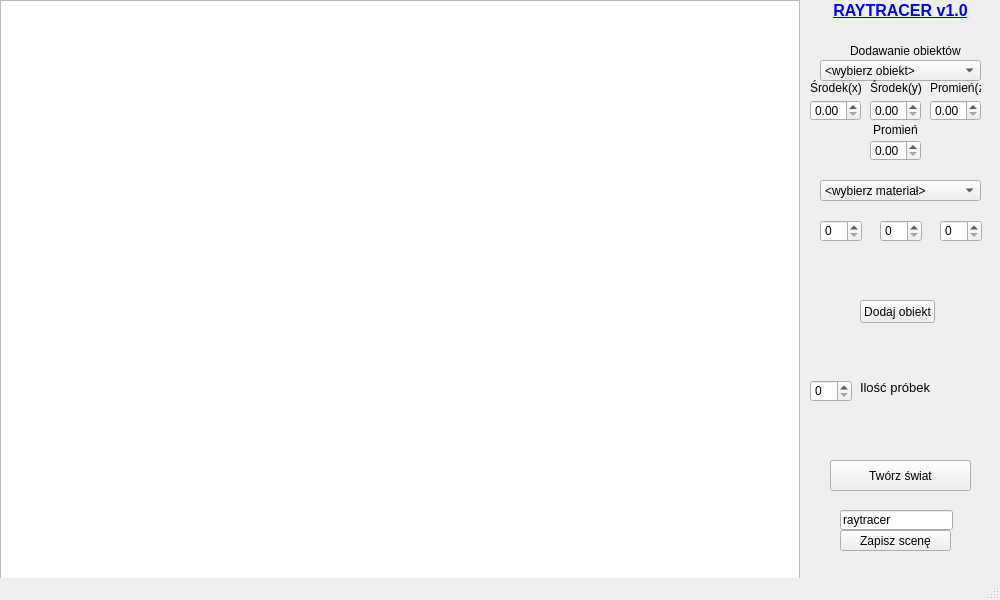
<?xml version="1.0" encoding="UTF-8"?>
<ui version="4.0">
 <class>MainWindow</class>
 <widget class="QMainWindow" name="MainWindow">
  <property name="geometry">
   <rect>
    <x>0</x>
    <y>0</y>
    <width>1000</width>
    <height>600</height>
   </rect>
  </property>
  <property name="windowTitle">
   <string>MainWindow</string>
  </property>
  <widget class="QWidget" name="centralWidget">
   <widget class="QGraphicsView" name="graph1">
    <property name="geometry">
     <rect>
      <x>0</x>
      <y>0</y>
      <width>800</width>
      <height>600</height>
     </rect>
    </property>
   </widget>
   <widget class="QLineEdit" name="save_text">
    <property name="geometry">
     <rect>
      <x>840</x>
      <y>510</y>
      <width>113</width>
      <height>20</height>
     </rect>
    </property>
    <property name="text">
     <string>raytracer</string>
    </property>
   </widget>
   <widget class="QPushButton" name="save_butt">
    <property name="geometry">
     <rect>
      <x>840</x>
      <y>530</y>
      <width>111</width>
      <height>21</height>
     </rect>
    </property>
    <property name="text">
     <string>Zapisz scenę</string>
    </property>
   </widget>
   <widget class="QComboBox" name="objects_list">
    <property name="geometry">
     <rect>
      <x>820</x>
      <y>60</y>
      <width>161</width>
      <height>21</height>
     </rect>
    </property>
    <item>
     <property name="text">
      <string>&lt;wybierz obiekt&gt;</string>
     </property>
    </item>
    <item>
     <property name="text">
      <string>Sfera</string>
     </property>
    </item>
    <item>
     <property name="text">
      <string>Płaszczyzna</string>
     </property>
    </item>
    <item>
     <property name="text">
      <string>Punkt światła</string>
     </property>
    </item>
   </widget>
   <widget class="QLabel" name="label">
    <property name="geometry">
     <rect>
      <x>820</x>
      <y>0</y>
      <width>161</width>
      <height>21</height>
     </rect>
    </property>
    <property name="text">
     <string>&lt;html&gt;&lt;head/&gt;&lt;body&gt;&lt;p align=&quot;center&quot;&gt;&lt;span style=&quot; font-size:12pt; font-weight:600; text-decoration: underline; color:#0000ff;&quot;&gt;RAYTRACER v1.0&lt;/span&gt;&lt;/p&gt;&lt;/body&gt;&lt;/html&gt;</string>
    </property>
   </widget>
   <widget class="QLabel" name="label_2">
    <property name="geometry">
     <rect>
      <x>850</x>
      <y>40</y>
      <width>111</width>
      <height>21</height>
     </rect>
    </property>
    <property name="text">
     <string>Dodawanie obiektów:</string>
    </property>
   </widget>
   <widget class="QDoubleSpinBox" name="sp_x">
    <property name="geometry">
     <rect>
      <x>810</x>
      <y>100</y>
      <width>51</width>
      <height>21</height>
     </rect>
    </property>
   </widget>
   <widget class="QDoubleSpinBox" name="sp_y">
    <property name="geometry">
     <rect>
      <x>870</x>
      <y>100</y>
      <width>51</width>
      <height>21</height>
     </rect>
    </property>
   </widget>
   <widget class="QDoubleSpinBox" name="sp_z">
    <property name="geometry">
     <rect>
      <x>930</x>
      <y>100</y>
      <width>51</width>
      <height>21</height>
     </rect>
    </property>
   </widget>
   <widget class="QDoubleSpinBox" name="sp_rad">
    <property name="geometry">
     <rect>
      <x>870</x>
      <y>140</y>
      <width>51</width>
      <height>21</height>
     </rect>
    </property>
   </widget>
   <widget class="QPushButton" name="create_obj">
    <property name="geometry">
     <rect>
      <x>860</x>
      <y>300</y>
      <width>75</width>
      <height>23</height>
     </rect>
    </property>
    <property name="text">
     <string>Dodaj obiekt</string>
    </property>
   </widget>
   <widget class="QSpinBox" name="sampler">
    <property name="geometry">
     <rect>
      <x>810</x>
      <y>380</y>
      <width>42</width>
      <height>22</height>
     </rect>
    </property>
   </widget>
   <widget class="QLabel" name="label_3">
    <property name="geometry">
     <rect>
      <x>860</x>
      <y>380</y>
      <width>81</width>
      <height>16</height>
     </rect>
    </property>
    <property name="text">
     <string>&lt;html&gt;&lt;head/&gt;&lt;body&gt;&lt;p&gt;&lt;span style=&quot; font-size:10pt;&quot;&gt;Ilość próbek&lt;/span&gt;&lt;/p&gt;&lt;/body&gt;&lt;/html&gt;</string>
    </property>
   </widget>
   <widget class="QPushButton" name="create_world">
    <property name="geometry">
     <rect>
      <x>830</x>
      <y>460</y>
      <width>141</width>
      <height>31</height>
     </rect>
    </property>
    <property name="text">
     <string>Twórz świat</string>
    </property>
   </widget>
   <widget class="QLabel" name="t_sp_x">
    <property name="geometry">
     <rect>
      <x>810</x>
      <y>80</y>
      <width>51</width>
      <height>16</height>
     </rect>
    </property>
    <property name="text">
     <string>Środek(x)</string>
    </property>
   </widget>
   <widget class="QLabel" name="t_sp_y">
    <property name="geometry">
     <rect>
      <x>870</x>
      <y>80</y>
      <width>51</width>
      <height>16</height>
     </rect>
    </property>
    <property name="text">
     <string>Środek(y)</string>
    </property>
   </widget>
   <widget class="QLabel" name="t_sp_z">
    <property name="geometry">
     <rect>
      <x>930</x>
      <y>80</y>
      <width>51</width>
      <height>16</height>
     </rect>
    </property>
    <property name="text">
     <string>Promień(z)</string>
    </property>
   </widget>
   <widget class="QLabel" name="t_sp_rad">
    <property name="geometry">
     <rect>
      <x>870</x>
      <y>120</y>
      <width>51</width>
      <height>20</height>
     </rect>
    </property>
    <property name="text">
     <string>&lt;html&gt;&lt;head/&gt;&lt;body&gt;&lt;p align=&quot;center&quot;&gt;Promień&lt;/p&gt;&lt;/body&gt;&lt;/html&gt;</string>
    </property>
   </widget>
   <widget class="QComboBox" name="material_list">
    <property name="geometry">
     <rect>
      <x>820</x>
      <y>180</y>
      <width>161</width>
      <height>21</height>
     </rect>
    </property>
    <item>
     <property name="text">
      <string>&lt;wybierz materiał&gt;</string>
     </property>
    </item>
    <item>
     <property name="text">
      <string>Idealnie rozpraszający</string>
     </property>
    </item>
    <item>
     <property name="text">
      <string>Phonga</string>
     </property>
    </item>
    <item>
     <property name="text">
      <string>Modelujący odbicie</string>
     </property>
    </item>
    <item>
     <property name="text">
      <string>Przezroczysty</string>
     </property>
    </item>
   </widget>
   <widget class="QSpinBox" name="spinBox">
    <property name="geometry">
     <rect>
      <x>820</x>
      <y>220</y>
      <width>42</width>
      <height>22</height>
     </rect>
    </property>
   </widget>
   <widget class="QSpinBox" name="spinBox_2">
    <property name="geometry">
     <rect>
      <x>880</x>
      <y>220</y>
      <width>42</width>
      <height>22</height>
     </rect>
    </property>
   </widget>
   <widget class="QSpinBox" name="spinBox_3">
    <property name="geometry">
     <rect>
      <x>940</x>
      <y>220</y>
      <width>42</width>
      <height>22</height>
     </rect>
    </property>
   </widget>
  </widget>
  <widget class="QStatusBar" name="statusBar"/>
 </widget>
 <layoutdefault spacing="6" margin="11"/>
 <resources/>
 <connections/>
</ui>
